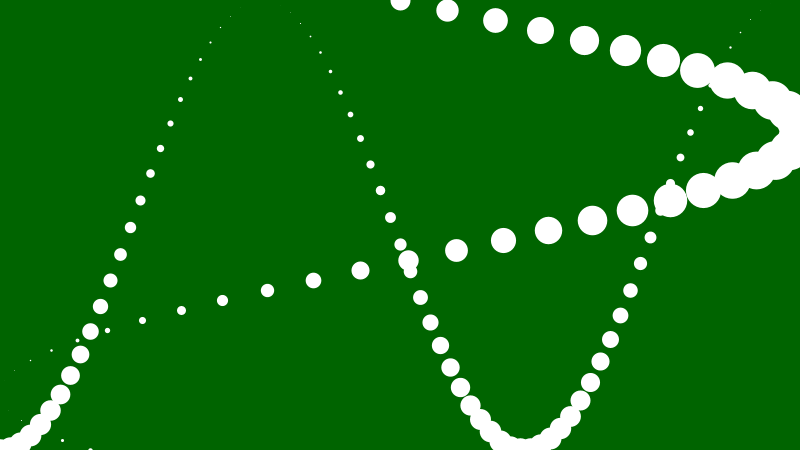
Frame 1 (no input)
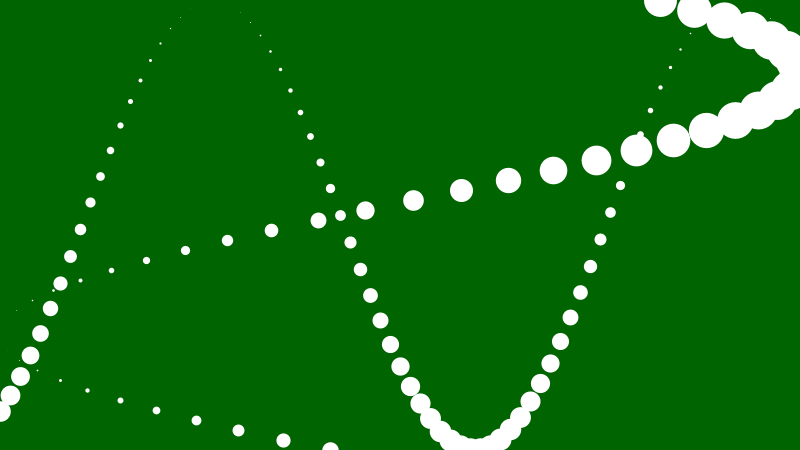
Frame 60 (the mouse pressed at the canvas centre just before this capture)
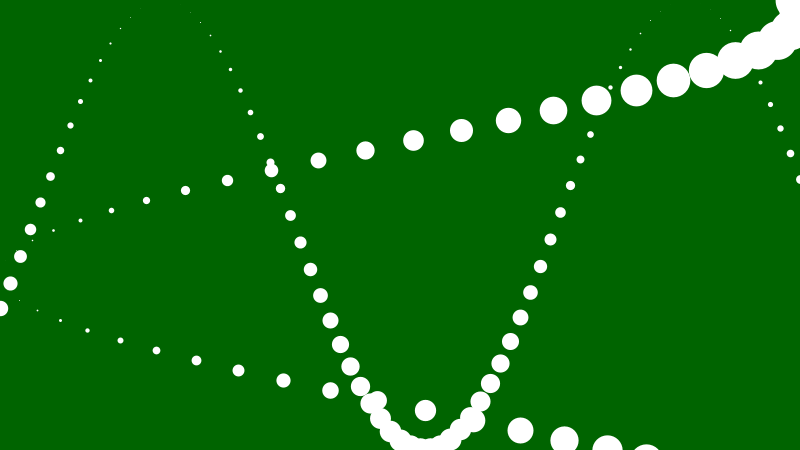
Frame 120 (the mouse held since frame 60 and released just before this capture)

The Processing sketch that drew these frames (run headless with seeded random() and noise(); from frame 60 on, the mouse is pressed at the canvas centre):

// Processing sketch: dots_sin
// ── dots_sin.pde
float[] angle1;
float[] angle2;
float[] dotsH;
float[] dotsW;
int h;
int w;


void setup () {
 size(800,450);
 strokeWeight(10);
 //frameRate(30);
 h = height;
 w = width;
 
 dotsH = new float[h];
 dotsW = new float[w];
 angle1 = new float[h];
 angle2 = new float[w];
 for (int i = 0; i < h; i++) {
  dotsH[i] = i*10;
  angle1[i] = i * 0.12;
 }
 for (int i = 0; i < w; i++) {
   dotsW[i] = i*10;
   angle2[i] = i * 0.12;
 }
 
}

void draw () {
  background(0,100,0);
  
  for (int i = 0; i < h; i++) {
    float y1 = (cos(angle1[i]) * h/2) + h/2;
    stroke(255);
    strokeWeight(y1 / 20);
    point(dotsH[i],y1);
    angle1[i] += 0.01;
  }
  
  for (int i = 0;i < w; i++) {
    float y2 = (sin(angle2[i]) * w/2) + w/2;
    stroke(255);
    strokeWeight(y2 / 20);
    point(y2,dotsW[i]);
    angle2[i] += 0.012;
  
  }
  
}
